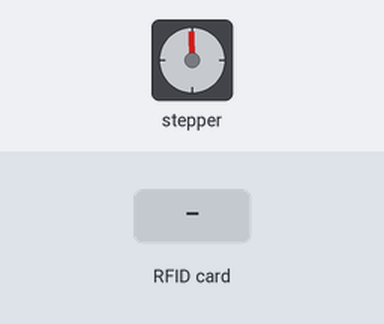
Bench run of a sketch on a simulated Arduino Uno, built with avr-gcc and run on an emulated ATmega328P. On the bench: stepper motor. Wiring (inferred from the names in the program): stepper motor driver (200 steps per turn assumed): step pin 5; direction pin 4. The test bench sets the inputs (shaded band). What the sketch prints to the serial monitor is not drawn.

Above: at 0.2 s.
At 1.2 s:
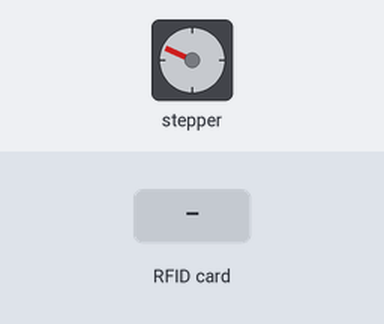
1.3 s: RFID card 5E 7A 19 C4 held to the reader
At 1.46 s:
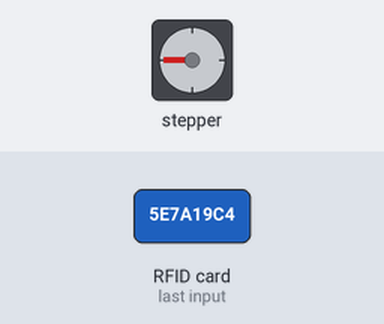
Timing chart, 0 to 16.3 s (numbered marks = the images above; inputs shaded):
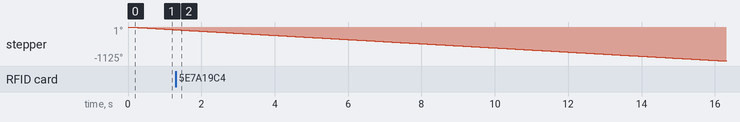

The sketch:

RFIDReaderWithStepper.ino
```cpp
//https://www.optimusdigital.ro/ro/wireless-rfid/67-modul-cititor-rfid-mfrc522.html?search_query=Rc522&results=2

#include <MFRC522.h>
#include <SPI.h>
#define SdaPin 10
#define RstPin 9
#define StepPin 5 //red
#define DirPin 4 //black

byte myCards[] = {0x6B, 0x5D, 0xBD, 0x2C, //RATT tata - 1. Orange
                  0x1B, 0x09, 0xC8, 0x2C, //RATT Flav - 2. Pink
                  0xFE, 0x5B, 0xBC, 0x56, //RATT Miru - 3. Red
                  0x14, 0x96, 0xA8, 0xF9
                 }; //UPT Miru - 4. Blue

MFRC522 mfrc522(SdaPin, RstPin);

void setup()
{
  Serial.begin(9600);
  SPI.begin();
  mfrc522.PCD_Init();
  Serial.println("Approximate your card to the reader...");
  pinMode(StepPin, OUTPUT); //Step
  pinMode(DirPin, OUTPUT); //Direction

}
void loop() {
  digitalWrite(DirPin, LOW);
  int i;
  for ( i = 0; i < 5000; i++)
  {
    digitalWrite(StepPin, HIGH);
    delayMicroseconds(500);
    digitalWrite(StepPin, LOW);
    delayMicroseconds(500);
    if (readingCards() == 1)
    {
      return;
    }
  }
  delay(1000);
}

int readingCards()
{
  if ( !mfrc522.PICC_IsNewCardPresent())
  {
    return;
  }
  // Select one of the cards
  if ( !mfrc522.PICC_ReadCardSerial())
  {
    return;
  }
  int i, j;
  for (i = 0; i < 4; i++) //number of cups
  {
    int count = 0;
    for (j = 0; j < 4; j++) //uids contain 4 numbers
    {
      if (mfrc522.uid.uidByte[j] == myCards[i * 4 + j])
        count++;
    }
    if (count == 4)
    {
      Serial.print("Card number: ");
      Serial.println(i + 1);
      delay(5000);
      return 1;
    }
  }
  return 0;
}
```
